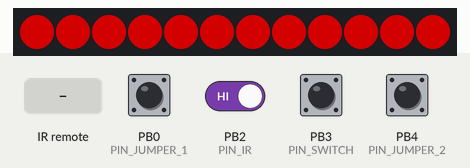
Recording of a sketch running on a simulated ATtiny85, built with avr-gcc and run on an emulated ATtiny85. On the bench: 12 RGB LEDs in strip order, left to right. Wiring (inferred from the names in the program): IR receiver: data PB2. The test bench sets the inputs (shaded band); at power-on: PB0 (PIN_JUMPER_1), PB2 (PIN_IR), PB3 (PIN_SWITCH), PB4 (PIN_JUMPER_2) HIGH. Dim RGB values are drawn brighter than linear; random numbers use the default seed unless the sketch sets one.

Above: at 1.2 s.
1.3 s: PB3 (PIN_SWITCH) pulled LOW for 0.15 s
2.0 s: infrared code 0xFD00FF received
At 3.2 s:
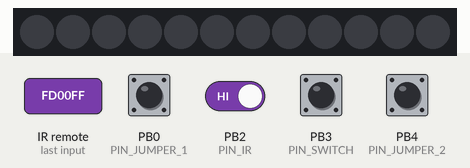
3.6 s: infrared code 0xFD00FF received
At 3.82 s:
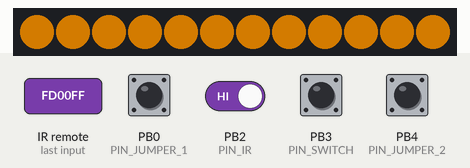
5.5 s: PB3 (PIN_SWITCH) pulled LOW for 1 s
At 5.66 s:
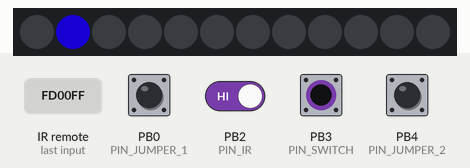
7.1 s: infrared code 0xFD40BF received
At 7.29 s:
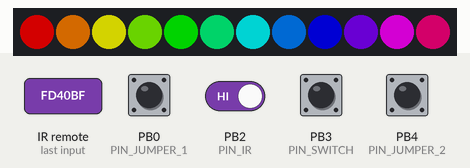
9.0 s: infrared code 0xFD10EF received
At 9.14 s:
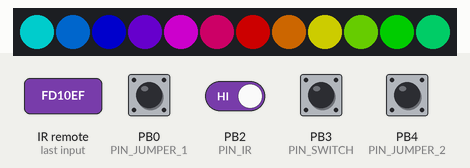

The sketch:

led-night-light.ino
```cpp
#include <Adafruit_NeoPixel.h>

// Pins
//
#ifdef __AVR_ATtiny85__
#define PIN_NEOPIXEL 1
#define PIN_IR       2
#define PIN_SWITCH   3
#define PIN_JUMPER_1 0
#define PIN_JUMPER_2 4
#else
#define PIN_IR_VCC   2
#define PIN_IR_GND   3
#define PIN_IR       4
#define PIN_NEOPIXEL 5
#define PIN_SWITCH   6
#endif

#define NEOPIXEL_COUNT 12

#define MODE_SOLID   0
#define MODE_HUE     1
#define MODE_RANDOM 2
#define MODE_RAINBOW 3
#define MODE_MAX 3

#define JUMPER_OPEN 0
#define JUMPER_A    1
#define JUMPER_B    2

// Remote control codes
#define IR_DFROBOT_POWER            0xFD00FF
#define IR_DFROBOT_VOLUME_UP        0xFD807F
#define IR_DFROBOT_FUNCTION_STOP    0xFD40BF
#define IR_DFROBOT_REVERSE          0xFD20DF
#define IR_DFROBOT_PLAY_PAUSE       0xFDA05F
#define IR_DFROBOT_FORWARD          0xFD609F
#define IR_DFROBOT_DOWN             0xFD10EF
#define IR_DFROBOT_VOLUME_DOWN      0xFD906F
#define IR_DFROBOT_UP               0xFD50AF
#define IR_DFROBOT_0                0xFD30CF
#define IR_DFROBOT_EQ               0xFDB04F
#define IR_DFROBOT_ST_REPEAT        0xFD708F
#define IR_DFROBOT_1                0xFD08F7
#define IR_DFROBOT_2                0xFD8877
#define IR_DFROBOT_3                0xFD48B7
#define IR_DFROBOT_4                0xFD28D7
#define IR_DFROBOT_5                0xFDA857
#define IR_DFROBOT_6                0xFD6897
#define IR_DFROBOT_7                0xFD18E7
#define IR_DFROBOT_8                0xFD9867
#define IR_DFROBOT_9                0xFD58A7

#define IR_LED44_BRIGHTER           0xFF3AC5
#define IR_LED44_DIMMER             0xFFBA45
#define IR_LED44_PLAY               0xFF827D
#define IR_LED44_POWER              0xFF02FD
#define IR_LED44_RED                0xFF1AE5
#define IR_LED44_RED_ORANGE         0xFF2AD5
#define IR_LED44_ORANGE             0xFF0AF5
#define IR_LED44_YELLOW_ORANGE      0xFF38C7
#define IR_LED44_YELLOW             0xFF18E7
#define IR_LED44_GREEN              0xFF9A65
#define IR_LED44_GREEN_BLUE         0xFFAA55
#define IR_LED44_AQUA               0xFF8A75
#define IR_LED44_BLUE_GREEN         0xFFB847
#define IR_LED44_CYAN               0xFF9867
#define IR_LED44_BLUE               0xFFA25D
#define IR_LED44_PERIWINKLE         0xFF926D
#define IR_LED44_PURPLE             0xFFB24D
#define IR_LED44_PURPLE_RED         0xFF7887
#define IR_LED44_MAGENTA            0xFF58A7
#define IR_LED44_WHITE              0xFF22DD
#define IR_LED44_PINK1              0xFF12ED
#define IR_LED44_PINK2              0xFF32CD
#define IR_LED44_PALE_BLUE1         0xFFF807
#define IR_LED44_PALE_BLUE2         0xFFD827
#define IR_LED44_RED_UP             0xFF28D7
#define IR_LED44_RED_DOWN           0xFF08F7
#define IR_LED44_GREEN_UP           0xFFA857
#define IR_LED44_GREEN_DOWN         0xFF8877
#define IR_LED44_BLUE_UP            0xFF6897
#define IR_LED44_BLUE_DOWN          0xFF48B7
#define IR_LED44_DIY1               0xFF30CF
#define IR_LED44_DIY2               0xFFB04F
#define IR_LED44_DIY3               0xFF708F
#define IR_LED44_DIY4               0xFF10EF
#define IR_LED44_DIY5               0xFF906F
#define IR_LED44_DIY6               0xFF50AF
#define IR_LED44_QUICK              0xFFE817
#define IR_LED44_SLOW               0xFFC837
#define IR_LED44_AUTO               0xFFF00F
#define IR_LED44_FLASH              0xFFD02F
#define IR_LED44_JUMP3              0xFF20DF
#define IR_LED44_JUMP7              0xFFA05F
#define IR_LED44_FADE3              0xFF609F
#define IR_LED44_FADE7              0xFFE01F

#define IR_APPLETV_UP               0x77E1D05A
#define IR_APPLETV_DOWN             0x77E1B05A
#define IR_APPLETV_RIGHT            0x77E1E05A
#define IR_APPLETV_LEFT             0x77E1105A
#define IR_APPLETV_PLAY_PAUSE       0x77E17A5A
#define IR_APPLETV_MENU             0x77E1405A
#define IR_APPLETV_SELECT           0x77E1BA5A

// Globals
//
Adafruit_NeoPixel strip = Adafruit_NeoPixel(NEOPIXEL_COUNT, PIN_NEOPIXEL, NEO_GRB + NEO_KHZ800);
volatile unsigned long irValue = 0;
volatile bool irAvailable = false;

// IR receive interrupt
//
#ifdef __AVR_ATtiny85__
ISR(PCINT0_vect)       // interrupt service routine
#else // Assume regular Arduino
ISR (PCINT2_vect)
#endif
{          // called when PCINT0 changes state
  static unsigned long irIntermediate = 0;
  static int irBits = 0;
  static unsigned long lastTime = 0;
  unsigned long now = micros();
  unsigned long delta = now - lastTime;
  lastTime = now;
  if (delta > 20000) {
    irIntermediate = 0;
    irBits = 0;
  } else if (digitalRead(PIN_IR) == LOW) { // Low-to-high transition
    irIntermediate <<= 1;
    irIntermediate |= (delta > 800) ? 1 : 0;
    ++irBits;
    if (irBits == 33) {
      irValue = irIntermediate;
      irAvailable = true;
    }
  }
   return;
}

// Application variables class (includes global variables)
//
class App {
public:
  App();

  void setup(void);
  void loop(void);

  void setDefaults();
  bool readFromEEPROM();
  bool writeToEEPROM();

  unsigned char mode() { return mMode; }
  void setMode(int value) { mMode = bound(value, MODE_MAX); }
  void addMode(int value) { mMode += value; mMode %= (MODE_MAX + 1); }
  int hue() { return mHue; }
  void setHue(int value) { mHue = value % 360; }
  void addHue(int value) { setHue(mHue + value); }
  int saturation() { return mSaturation; }
  void setSaturation(int value) { mSaturation = bound(value); }
  void addSaturation(int value) { setSaturation(mSaturation + value); }
  int brightness() { return mBrightness; }
  void setBrightness(int value) { mBrightness = bound(value); }
  void addBrightness(int value) { setBrightness(mBrightness + value); }
  int speed() { return mSpeed; }
  void setSpeed(int value) { mSpeed = bound(value, 240, 60); }
  void addSpeed(int value) { setSpeed(mSpeed + value); }

  void setHsv(int hue, int saturation = -1, int brightness = -1);
  void addRgb(int red, int green, int blue);
private:
  int bound(int value, int max = 255, int min = 0);
  void hsvToRgb(int hue, int saturation, int brightness, int& red, int& green, int& blue);
  void rgbToHsv(int red, int green, int blue, int& hue, int& saturation, int& brightness);
  void setPixelColor(int n, unsigned char red, unsigned char green, unsigned char blue, unsigned int brightness = 256);
  void setPixelHueSat(int index, int hue, int saturation, int brightness);
  int checkJumper(int pin);
protected:
  unsigned char mMode;
  int mHue;
  int mSaturation;
  int mBrightness;
  int mSpeed;
};

App::App()
{
  if (!readFromEEPROM()) {
    setDefaults();
  }
}

void App::setup(void) {
#ifdef PIN_JUMPER_1
  pinMode(PIN_JUMPER_1, INPUT);
  digitalWrite(PIN_JUMPER_1, HIGH);
#endif
#ifdef PIN_JUMPER_2
  pinMode(PIN_JUMPER_2, INPUT);
  digitalWrite(PIN_JUMPER_2, HIGH);
#endif

  pinMode(PIN_SWITCH, INPUT);     // Switch is input
  digitalWrite(PIN_SWITCH, HIGH); // enable internal pullup

#ifdef PIN_IR_GND
  pinMode(PIN_IR_GND, OUTPUT);
  digitalWrite(PIN_IR_GND, LOW);
#endif
#ifdef PIN_IR_VCC
  pinMode(PIN_IR_VCC, OUTPUT);
  digitalWrite(PIN_IR_VCC, HIGH);
#endif

#ifdef PIN_JUMPER_1
  setMode(((checkJumper(PIN_JUMPER_1) == JUMPER_B) ? 1 : 0) + (checkJumper(PIN_JUMPER_2) == JUMPER_B ? 2 : 0));
#endif

  strip.begin();
  strip.show();

  pinMode(PIN_IR, INPUT);

#ifdef __AVR_ATtiny85__
  PCMSK |= (1<<PCINT2); // pin change mask: listen to portb bit 3
  GIMSK |= (1<<PCIE); // enable PCINT interrupt
  sei();      // enable all interrupts
#else // Assume full Arduino
  *digitalPinToPCMSK(PIN_IR) |= bit (digitalPinToPCMSKbit(PIN_IR));  // enable pin
  PCIFR  |= bit (digitalPinToPCICRbit(PIN_IR)); // clear any outstanding interrupt
  PCICR  |= bit (digitalPinToPCICRbit(PIN_IR)); // enable interrupt for the group
  Serial.begin(9600);
  Serial.println("\nStarting...\n");
#endif
}

void App::loop(void) {
  static int lastButton = HIGH;
  static int timeIndex = 0;
  static bool power = true;

  int red;
  int green;
  int blue;

  if (irAvailable) {
    irAvailable = false;
    switch (irValue) {
      // IPOD Remote
      case 0x77E1D05A: addBrightness(17); break;     // UP         77E1D05A
      case 0x77E1B05A: addBrightness(-17); break;       // DOWN       77E1B05A
      case 0x77E1E05A: addHue(-15); break;   // RIGHT      77E1E05A
      case 0x77E1105A: addHue(15); break;     // LEFT       77E1105A
      case 0x77E17A5A: addSpeed(20); break; // PLAY/PAUSE 77E17A5A / 77E1205A
      case 0x77E1405A: addSpeed(-20); break;   // MENU       77E1405A
      case 0x77E1BA5A: addMode(1); break; // SELECT     77E1BA5A / 77E1205A

      case IR_LED44_BRIGHTER: addBrightness(5); break;
      case IR_LED44_DIMMER: addBrightness(-5); break;
      case IR_LED44_PLAY: break; // TODO
      case IR_DFROBOT_POWER:
      case IR_LED44_POWER: power = !power; break;
      case IR_LED44_RED: setHsv(0, 255); break;
      case IR_LED44_RED_ORANGE: setHsv(15, 255); break;
      case IR_LED44_ORANGE: setHsv(30, 255); break;
      case IR_LED44_YELLOW_ORANGE: setHsv(45, 255); break;
      case IR_LED44_YELLOW: setHsv(60, 255); break;
      case IR_LED44_GREEN: setHsv(120, 255); break;
      case IR_LED44_GREEN_BLUE: setHsv(135, 255); break;
      case IR_LED44_AQUA: setHsv(150, 255); break;
      case IR_LED44_BLUE_GREEN: setHsv(165, 255); break;
      case IR_LED44_CYAN: setHsv(180, 255); break;
      case IR_LED44_BLUE: setHsv(240, 255); break;
      case IR_LED44_PERIWINKLE: setHsv(255, 255); break;
      case IR_LED44_PURPLE: setHsv(270, 255); break;
      case IR_LED44_PURPLE_RED: setHsv(285, 255); break;
      case IR_LED44_MAGENTA: setHsv(300, 255); break;
      case IR_LED44_WHITE: setSaturation(0); break;
      case IR_LED44_PINK1:
      case IR_LED44_PINK2: setHsv(0, 127); break;
      case IR_LED44_PALE_BLUE1:
      case IR_LED44_PALE_BLUE2: setHsv(240, 127); break;
      case IR_LED44_RED_UP: addRgb(17, 0, 0); break;
      case IR_LED44_RED_DOWN: addRgb(-17, 0, 0); break;
      case IR_DFROBOT_UP:
      case IR_LED44_GREEN_UP: addRgb(0, 17, 0); break;
      case IR_DFROBOT_DOWN:
      case IR_LED44_GREEN_DOWN: addRgb(0, -17, 0); break;
      case IR_LED44_BLUE_UP: addRgb(0, 0, 17); break;
      case IR_LED44_BLUE_DOWN: addRgb(0, 0, -17); break;
      case IR_LED44_DIY1: setMode(MODE_SOLID); break;
      case IR_LED44_DIY2: setMode(MODE_HUE); break;
      case IR_LED44_DIY3: setMode(MODE_RANDOM); break;
      case IR_LED44_DIY4: setMode(MODE_RAINBOW); break;
      case IR_LED44_DIY5: break;
      case IR_LED44_DIY6: break;
      case IR_LED44_QUICK: addSpeed(-20); break;
      case IR_LED44_SLOW: addSpeed(20); break;
      case IR_DFROBOT_FUNCTION_STOP:
      case IR_LED44_AUTO: addMode(1); break;
      case IR_LED44_FLASH: break;
      case IR_LED44_JUMP3: break;
      case IR_LED44_JUMP7: break;
      case IR_LED44_FADE3: break;
      case IR_LED44_FADE7: break;
    }

    #define MODE_SOLID   0
#define MODE_HUE     1
#define MODE_RANDOM 2
#define MODE_RAINBOW 3
#ifndef __AVR_ATtiny85__
    Serial.print("0x");
    Serial.println(irValue, HEX);
//    Serial.print(" (");
//    Serial.print(hue());
//    Serial.print(",");
//    Serial.print(saturation());
//    Serial.print(",");
//    Serial.print(brightness());
//    Serial.println(")");
//    hsvToRgb(hue(), saturation(), brightness(), red, green, blue);
//    Serial.print(" --> (");
//    Serial.print(red);
//    Serial.print(",");
//    Serial.print(green);
//    Serial.print(",");
//    Serial.print(blue);
//    Serial.println(")");
#endif
  }

  strip.clear();
  if (power) {
    int i;
    if (mode() == MODE_HUE) {
      for (i = 0; i < NEOPIXEL_COUNT; ++i) {
        setPixelHueSat(i, hue(), saturation(), brightness());
      }
      addHue(5);
    } else if (mode() == MODE_SOLID) {
      for (i = 0; i < NEOPIXEL_COUNT; ++i) {
        setPixelHueSat(i, hue(), saturation(), brightness());
      }
    } else if (mode() == MODE_RAINBOW) {
      for (i = 0; i < NEOPIXEL_COUNT; ++i) {
        setPixelHueSat((i + timeIndex) % NEOPIXEL_COUNT, i * 360 / NEOPIXEL_COUNT, saturation(), brightness());
      }
      if (++timeIndex >= NEOPIXEL_COUNT) timeIndex = 0;
    } else if (mode() == MODE_RANDOM) {
      setPixelHueSat(random(12), random(360), saturation(), brightness());
    }
  }
  strip.show();

  // Handle button pushes
  if (digitalRead(PIN_SWITCH) == LOW) {
    if (lastButton == HIGH) {
      addMode(1);
    }
    lastButton = LOW;
  } else {
    lastButton = HIGH;
  }

  delay(speed());
}

void App::setDefaults()
{
  mMode = MODE_SOLID;
  mHue = 0;
  mSaturation = 255;
  mBrightness = 127;
  mSpeed = 100;
}

bool App::readFromEEPROM()
{
  return false;
}

bool App::writeToEEPROM()
{
  return false;
}

void App::setHsv(int hue, int saturation, int brightness)
{
  setHue(hue);
  if (saturation >= 0) setSaturation(saturation);
  if (brightness >= 0) setBrightness(brightness);
}

int App::bound(int value, int max, int min)
{
    return (value > max) ? max : (value < min) ? min : value;
}

void App::addRgb(int red, int green, int blue)
{
  int r, g, b;
  hsvToRgb(mHue, mSaturation, mBrightness, r, g, b);
  r = bound(r + red);
  g = bound(g + green);
  b = bound(b + blue);
  rgbToHsv(r, g, b, mHue, mSaturation, mBrightness);
}

void App::hsvToRgb(int hue, int saturation, int brightness, int& red, int& green, int& blue) {
  int base;
  int hexant;
  int shade;

  if (saturation == 0) { // Acromatic color (gray). Hue doesn't matter.
    red = green = blue = brightness;
  } else {
    base = ((255 - saturation) * brightness) >> 8;
    hexant = hue / 60;
    shade = (hexant & 1)
      ? (((brightness - base) * (60 - (hue % 60))) / 60) + base
      : (((brightness - base) * (hue % 60)) / 60) + base;

    switch(hexant) {
      case 0:
        red = brightness;
        green = shade;
        blue = base;
        break;
      case 1:
        red = shade;
        green = brightness;
        blue = base;
        break;
      case 2:
        red = base;
        green = brightness;
        blue = shade;
        break;
      case 3:
        red = base;
        green = shade;
        blue = brightness;
        break;
      case 4:
        red = shade;
        green = base;
        blue = brightness;
        break;
      case 5:
        red = brightness;
        green = base;
        blue = shade;
        break;
    }
  }
}

void App::rgbToHsv(int red, int green, int blue, int& hue, int& saturation, int& brightness) {
  int min;
  int max;
  int delta;

  min = (red <= green & red <= blue) ? red : (green <= blue) ? green : blue;
  max = (red >= green & red >= blue) ? red : (green >= blue) ? green : blue;
  brightness = max; // Brightness

  delta = max - min;
  if (max != 0) {
    saturation = (255 * (unsigned int)delta) / max; // Saturation
  } else {
    // r = g = b = 0    // saturation = 0, brightness is undefined
    saturation = 0;
    hue = 0;
    return;
  }

  if (red == max) {
    hue = 60 * (green - blue) / delta;    // between yellow & magenta
  } else if (green == max) {
    hue = 120 + 60 * (blue - red) / delta;  // between cyan & yellow
  } else {
    hue = 240 + (red - green) / delta;  // between magenta & cyan
  }
  if (hue < 0) {
    hue += 360;
  }
}

void App::setPixelColor(int n, unsigned char red, unsigned char green, unsigned char blue, unsigned int brightness) {
  if (brightness >= 256) {
    strip.setPixelColor(n, red, green, blue);
  } else {
    strip.setPixelColor(n,
      (((unsigned int)red) * brightness) >> 8,
      (((unsigned int)green) * brightness) >> 8,
      (((unsigned int)blue) * brightness) >> 8
    );
  }
}

void App::setPixelHueSat(int index, int hue, int saturation, int brightness) {
  int red;
  int green;
  int blue;
  hsvToRgb(hue, saturation, brightness, red, green, blue);
  strip.setPixelColor(index, red, green, blue);
}

int App::checkJumper(int pin) {
  int result = JUMPER_OPEN;
  if (digitalRead(pin) == LOW) {
    result = JUMPER_B;
  } else {
    pinMode(PIN_SWITCH, OUTPUT);
    digitalWrite(PIN_SWITCH, LOW);
    if (digitalRead(pin) == LOW) {
      result = JUMPER_A;
    }
    pinMode(PIN_SWITCH, INPUT);
    digitalWrite(PIN_SWITCH, HIGH);
  }
  return result;
}

// Application instance
App app;

void setup() {
  app.setup();
}

void loop() {
  app.loop();
}
```

Measured:
- after the input at 3.6 s, the LEDs: change after 0.17 s (image 2)
